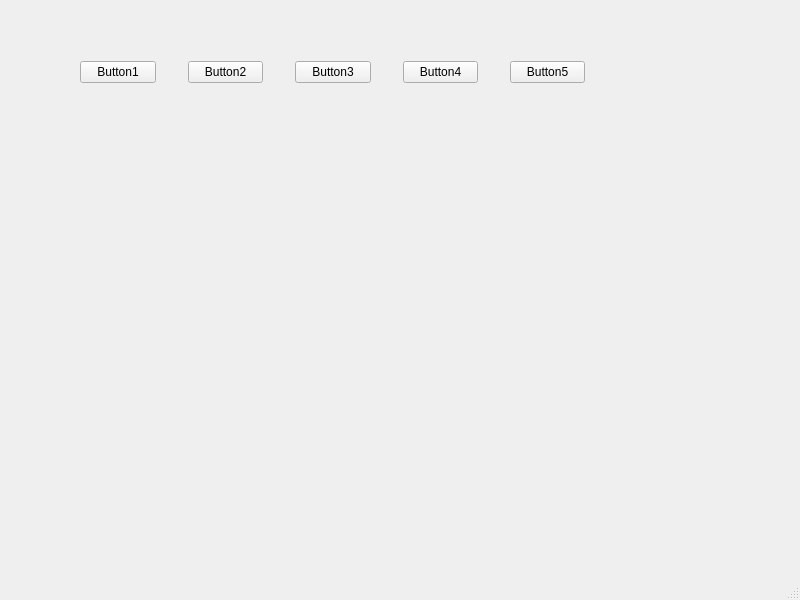
<?xml version="1.0" encoding="UTF-8"?>
<ui version="4.0">
 <class>MainWindow</class>
 <widget class="QMainWindow" name="MainWindow">
  <property name="geometry">
   <rect>
    <x>0</x>
    <y>0</y>
    <width>800</width>
    <height>600</height>
   </rect>
  </property>
  <property name="windowTitle">
   <string>MainWindow</string>
  </property>
  <widget class="QWidget" name="centralwidget">
   <widget class="QWidget" name="">
    <property name="geometry">
     <rect>
      <x>80</x>
      <y>60</y>
      <width>505</width>
      <height>25</height>
     </rect>
    </property>
    <layout class="QHBoxLayout" name="horizontalLayout">
     <property name="spacing">
      <number>32</number>
     </property>
     <item>
      <widget class="QPushButton" name="pushButton">
       <property name="text">
        <string>Button1</string>
       </property>
      </widget>
     </item>
     <item>
      <widget class="QPushButton" name="pushButton_2">
       <property name="text">
        <string>Button2</string>
       </property>
      </widget>
     </item>
     <item>
      <widget class="QPushButton" name="pushButton_3">
       <property name="text">
        <string>Button3</string>
       </property>
      </widget>
     </item>
     <item>
      <widget class="QPushButton" name="pushButton_4">
       <property name="text">
        <string>Button4</string>
       </property>
      </widget>
     </item>
     <item>
      <widget class="QPushButton" name="pushButton_5">
       <property name="text">
        <string>Button5</string>
       </property>
      </widget>
     </item>
    </layout>
   </widget>
  </widget>
  <widget class="QMenuBar" name="menubar">
   <property name="geometry">
    <rect>
     <x>0</x>
     <y>0</y>
     <width>800</width>
     <height>23</height>
    </rect>
   </property>
  </widget>
  <widget class="QStatusBar" name="statusbar"/>
 </widget>
 <resources/>
 <connections/>
</ui>
